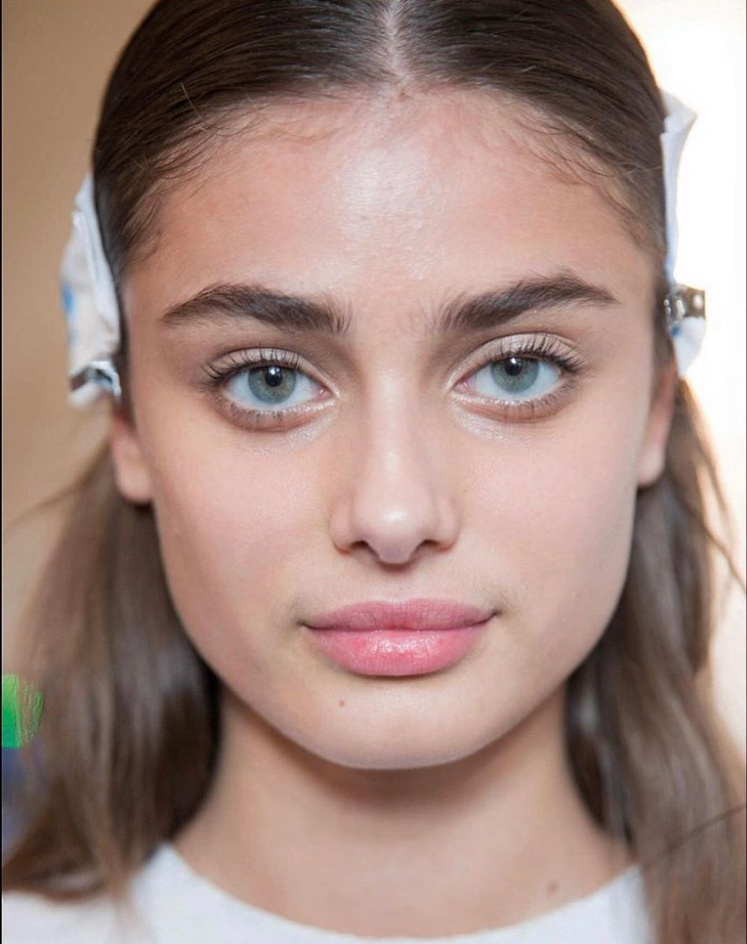
#> input picture Naresh_IT_12_06_HaarCascadeClassifier/person-woman-smiling-studio-portrait_1303-2281.jpg, 747 x 944 px, shrunk from 950 x 1200 before the run, found by its file name
$ python 'Face&EyeDetection.py'
#> lines starting #> are read from the running program, lines starting #| are printed output that depends on the picture; after the words box and inside, x2 and y2 are one past the last pixel; in counts of white or black regions, pixels touching at a corner belong together
import numpy as np
import cv2

# Load the face and eye Haar cascade classifiers
face_classifier = cv2.CascadeClassifier(r"C:\Users\nikhi\PycharmProjects\NARESH_IT\12_NARESH_IT_DEEP_LEARNING\Naresh_IT_12_06_HaarCascadeClassifier\haarcascade_frontalface_default.xml")
eye_classifier = cv2.CascadeClassifier(r"C:\Users\nikhi\PycharmProjects\NARESH_IT\12_NARESH_IT_DEEP_LEARNING\Naresh_IT_12_06_HaarCascadeClassifier\haarcascade_eye.xml")

# Load the image
img = cv2.imread(r"C:\Users\nikhi\PycharmProjects\NARESH_IT\12_NARESH_IT_DEEP_LEARNING\Naresh_IT_12_06_HaarCascadeClassifier\person-woman-smiling-studio-portrait_1303-2281.jpg")
#> img is the input picture: shape (944, 747, 3); mean B, G, R 126.7, 135.2, 161.3

# Check if the image is loaded correctly
if img is None:
    print("Error: Image not found or cannot be loaded!")
    exit()  # Exit if image is not loaded

# Convert image to grayscale for face detection
gray = cv2.cvtColor(img, cv2.COLOR_BGR2GRAY)
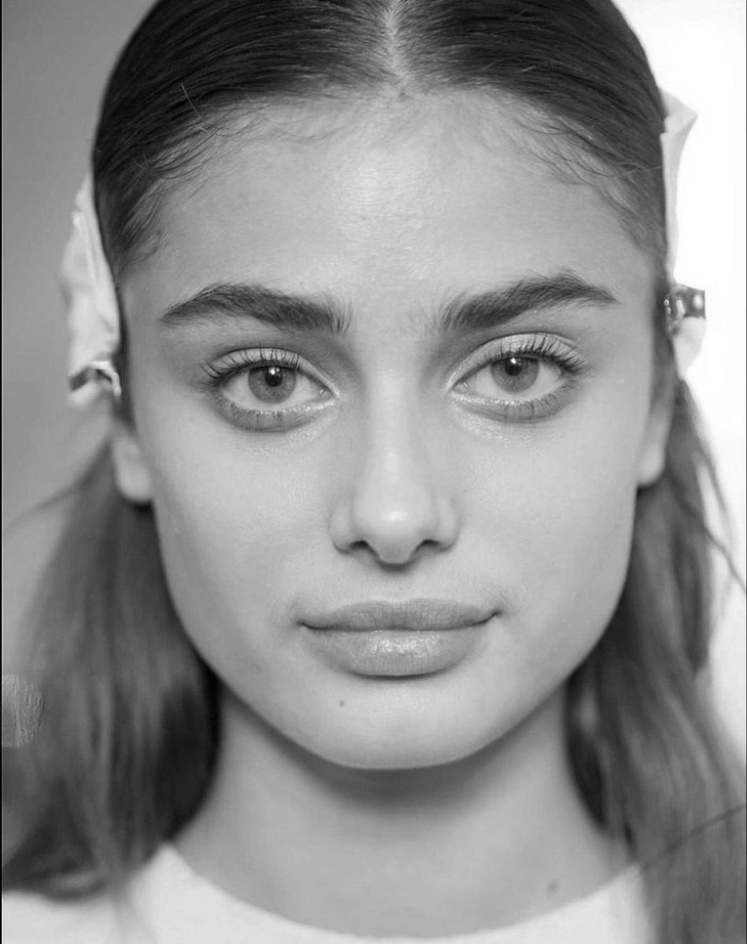
#> gray: shape (944, 747); min 0, max 255, mean 142

# Detect faces in the image
faces = face_classifier.detectMultiScale(gray, 1.3, 5)
#> faces = [[79, 129, 615, 615]]

# Check if faces are detected
if len(faces) == 0:
    print("No Face Found")

# Draw rectangles around detected faces and detect eyes within each face
for (x, y, w, h) in faces:
    # Draw a rectangle around the face
    cv2.rectangle(img, (x, y), (x + w, y + h), (127, 0, 255), 2)

    # Region of interest (ROI) for face
    roi_gray = gray[y:y + h, x:x + w]
    roi_color = img[y:y + h, x:x + w]

    # Detect eyes within the face region
    eyes = eye_classifier.detectMultiScale(roi_gray)

    for (ex, ey, ew, eh) in eyes:
        # Draw rectangle around each detected eye
        cv2.rectangle(roi_color, (ex, ey), (ex + ew, ey + eh), (255, 255, 0), 2)
#> this loop made 1 pass
#> pass 1, `roi_gray = gray[y:y + h, x:x + w]`:
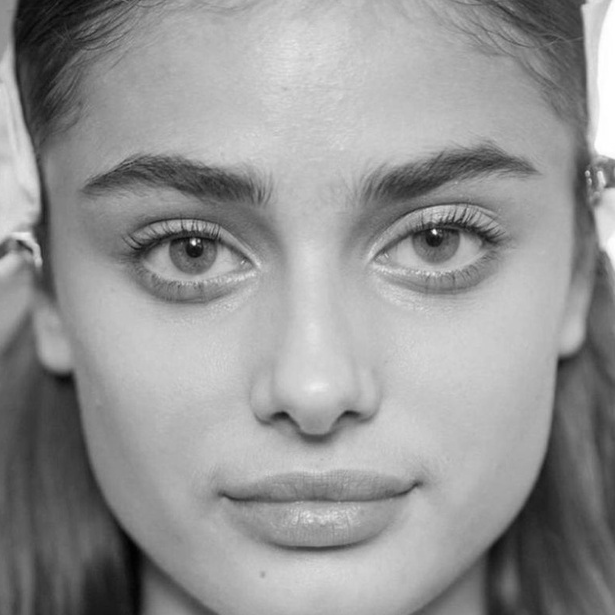
#> roi_gray: shape (615, 615); min 1, max 255, mean 148.5
#> pass 1, `roi_color = img[y:y + h, x:x + w]`:
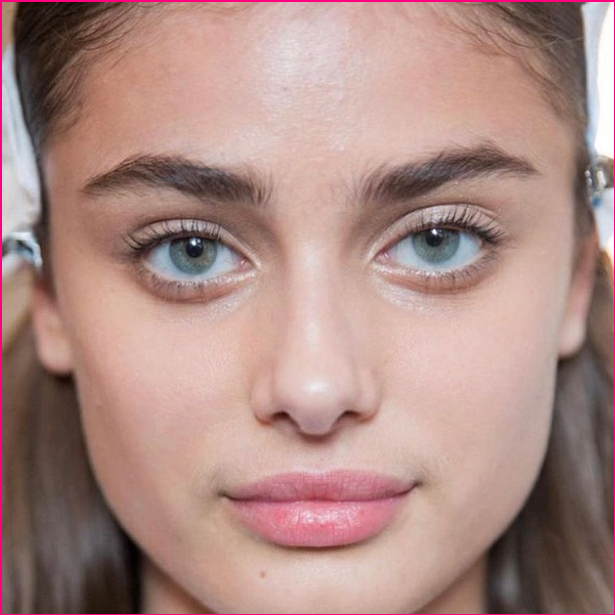
#> roi_color: shape (615, 615, 3); mean B, G, R 132.5, 138.8, 172.2
#> after the loop:
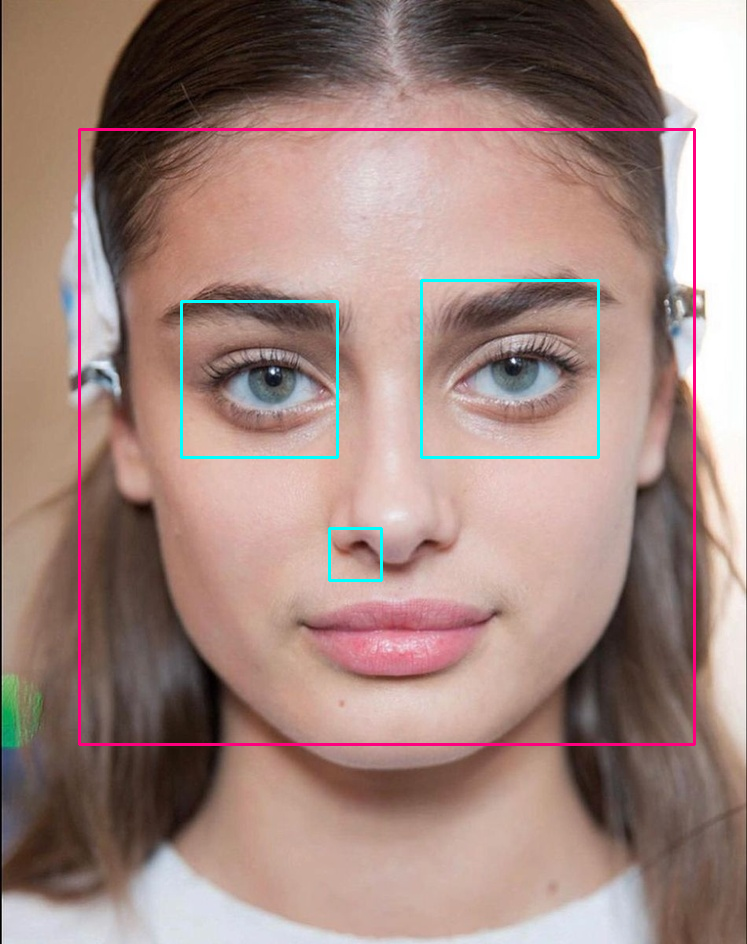
#> img: shape (944, 747, 3); 1.7% of pixels changed, all inside (x1, y1, x2, y2) = (78, 128, 696, 746)
#> after the loop:
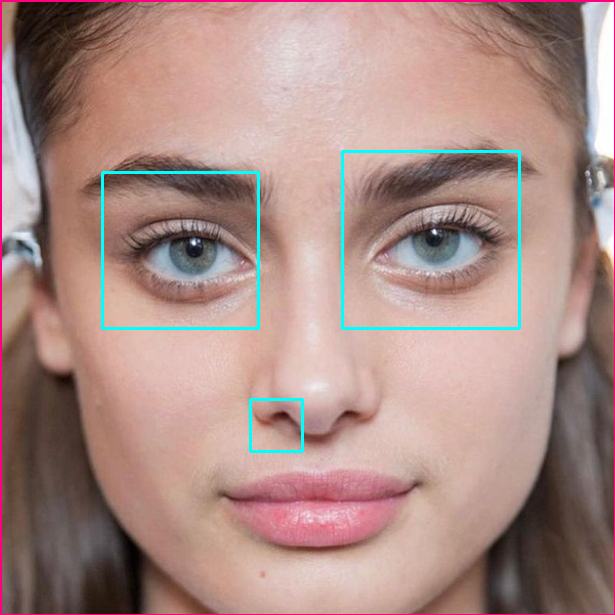
#> roi_color: shape (615, 615, 3); 1.22% of pixels changed, all inside (x1, y1, x2, y2) = (101, 150, 521, 453)

# Display the output image with rectangles around faces and eyes
cv2.imshow('img', img)

# Wait for a key press before closing the window
cv2.waitKey(0)

# Destroy all OpenCV windows
cv2.destroyAllWindows()
